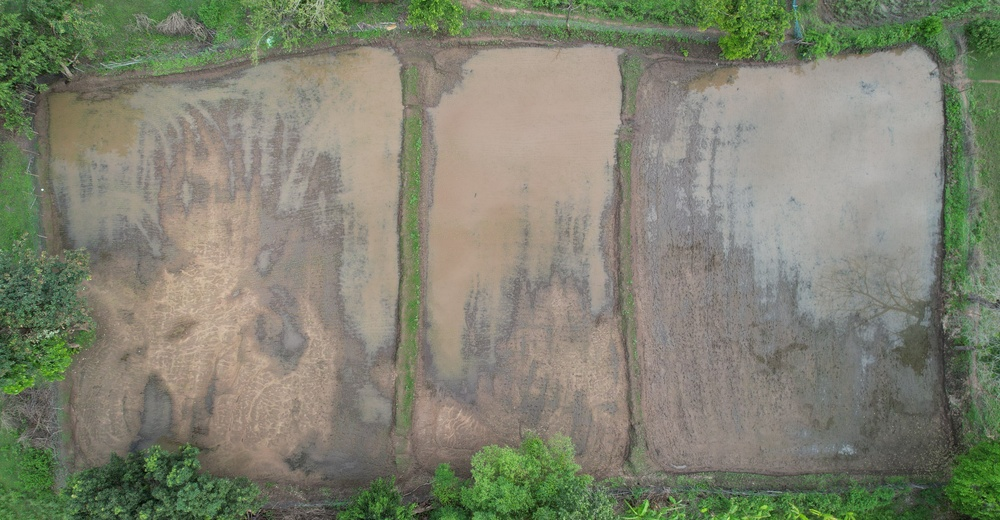
#> input picture Model/ED_Model_02/02_02.JPG, 1000 x 520 px, shrunk from 5472 x 2847 before the run
$ jupyter execute Untitled.ipynb   (older library calls are emulated)
#> lines starting #> are read from the running program, lines starting #| are printed output that depends on the picture; after the words box and inside, x2 and y2 are one past the last pixel; in counts of white or black regions, pixels touching at a corner belong together
#> further down, frame is the input picture: shape (520, 1000, 3); mean B, G, R 112.6, 130.5, 127.9
[cell 1]
import numpy as np
import os
import cv2
import matplotlib.pyplot as plt


def Canny_detector(img, weak_th=None, strong_th=None):
    """
    Applies Canny edge detection to the input image.

    Args:
    - img: Input image.
    - weak_th: Weak threshold for double thresholding step.
    - strong_th: Strong threshold for double thresholding step.

    Returns:
    - result_img: Image with strong edges marked in red and other areas in white.
    """
    # Conversion of image to grayscale
    if len(img.shape) == 3:  # Ensure input image is grayscale
        img = cv2.cvtColor(img, cv2.COLOR_BGR2GRAY)
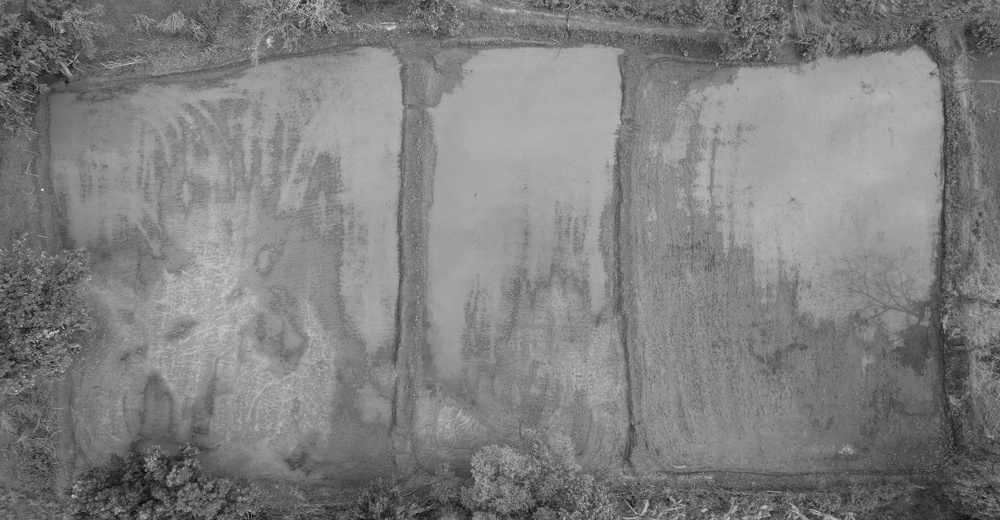
#> img: shape (520, 1000); min 5, max 252, mean 127.7

    # Noise reduction step
    img = cv2.GaussianBlur(img, (5, 5), 1.4)

    # Calculating the gradients
    gx = cv2.Sobel(np.float32(img), cv2.CV_64F, 1, 0, 3)
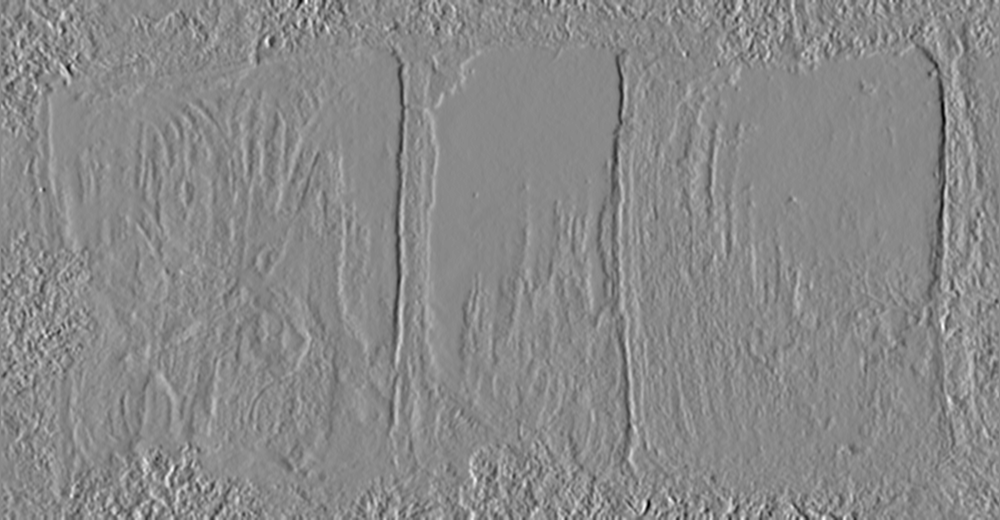
#> gx: shape (520, 1000) float64; min -212, max 182, mean 0.1; drawn with min black and max white
    gy = cv2.Sobel(np.float32(img), cv2.CV_64F, 0, 1, 3)
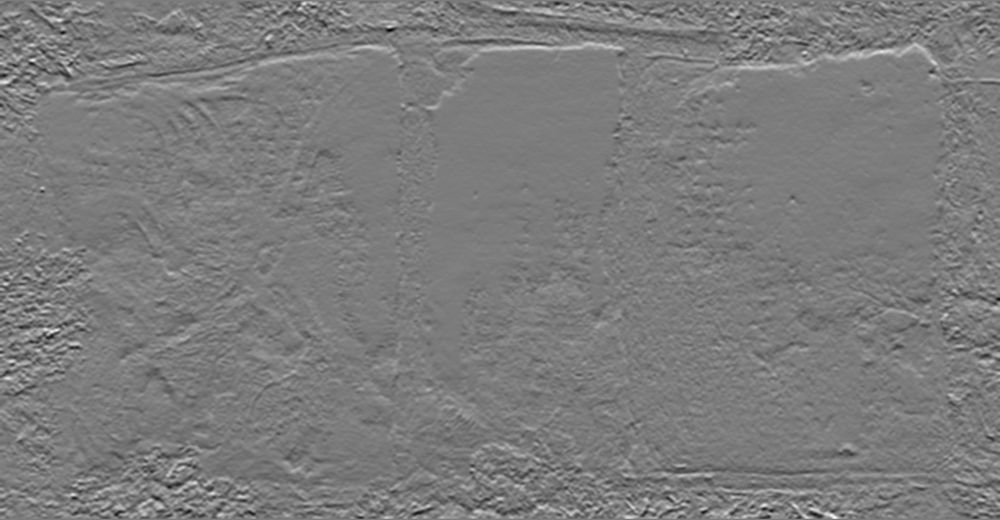
#> gy: shape (520, 1000) float64; min -193, max 202, mean -0.3; drawn with min black and max white

    # Conversion of Cartesian coordinates to polar
    mag, ang = cv2.cartToPolar(gx, gy, angleInDegrees=True)
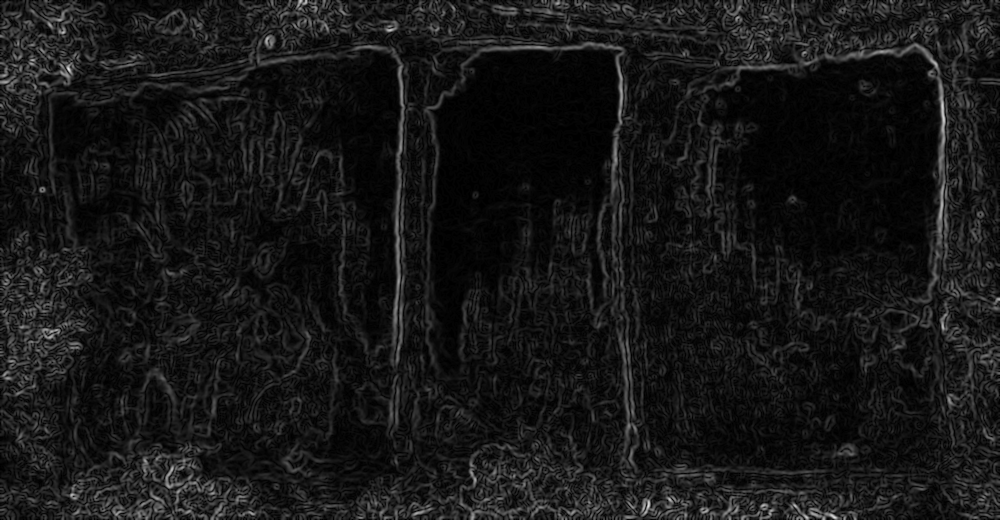
#> mag: shape (520, 1000) float64; min 0, max 224.5, mean 22.9
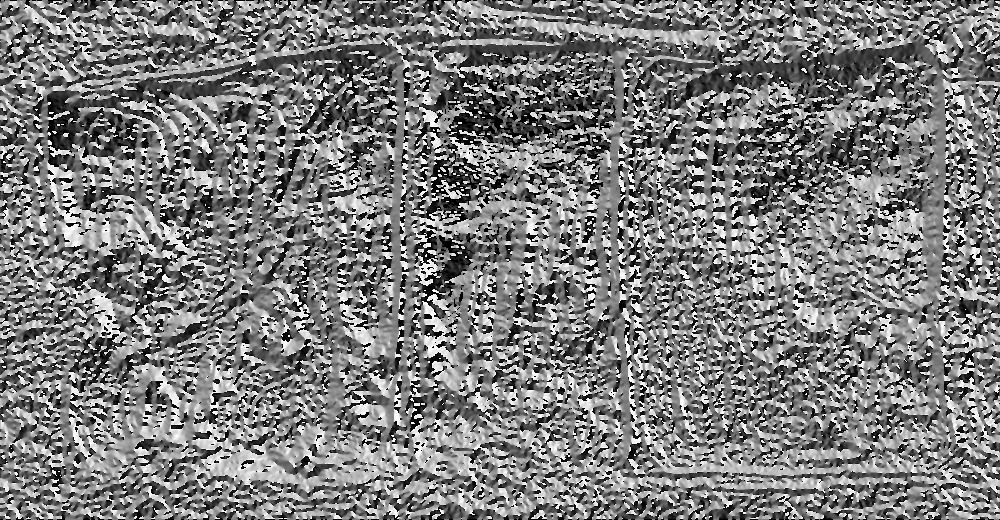
#> ang: shape (520, 1000) float64; min 0, max 359.5, mean 175.9; drawn with min black and max white

    # Setting default thresholds if not provided
    mag_max = np.max(mag)
#> mag_max = 224.5
    if weak_th is None:
        weak_th = mag_max * 0.1
#> weak_th = 22.45
    if strong_th is None:
        strong_th = mag_max * 0.5
#> strong_th = 112.3

    # Apply double thresholding
    _, strong_ids = cv2.threshold(mag, strong_th, 255, cv2.THRESH_BINARY)
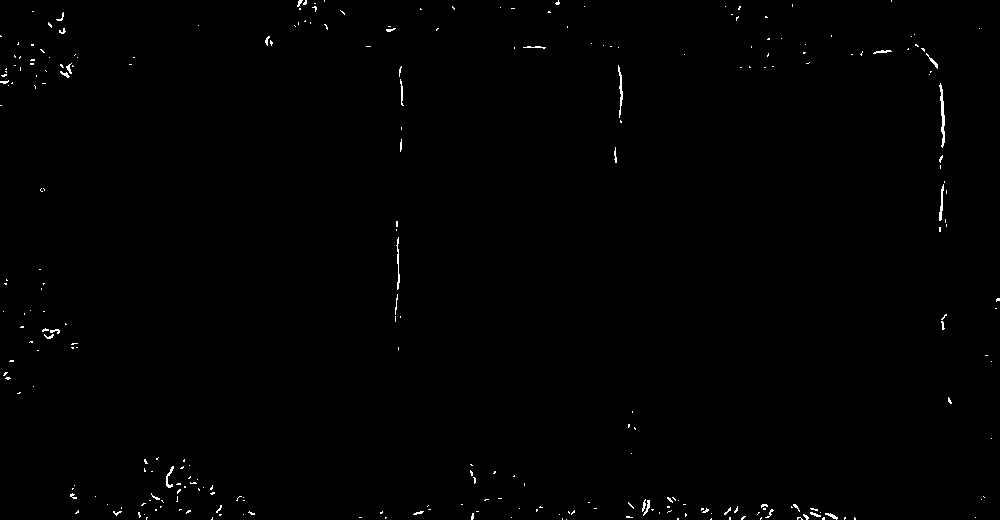
#> strong_ids: shape (520, 1000) float64; 0.49% white in thin lines or dots
    strong_ids = strong_ids.astype(np.uint8)
#> strong_ids: shape (520, 1000); 0.49% white in thin lines or dots

    # Create a result image
    result_img = np.zeros((img.shape[0], img.shape[1], 3), dtype=np.uint8)
    result_img[strong_ids > 0] = [0, 0, 255]  # Strong edges in red

    return result_img


frame = cv2.imread('02_02.JPG')

# calling the designed function for
# finding edges
canny_img = Canny_detector(frame)

# Displaying the input and output image
plt.figure()
f, plots = plt.subplots(2, 1)
plots[0].imshow(cv2.cvtColor(frame, cv2.COLOR_BGR2RGB))
plots[1].imshow(cv2.cvtColor(canny_img, cv2.COLOR_BGR2RGB))
plt.show()
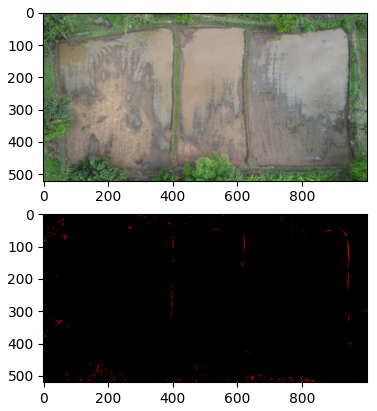
#> figure drawn by matplotlib, 2 panels

$ run again, with Model/ED_Model_02/02_01.JPG copied over Model/ED_Model_02/02_02.JPG
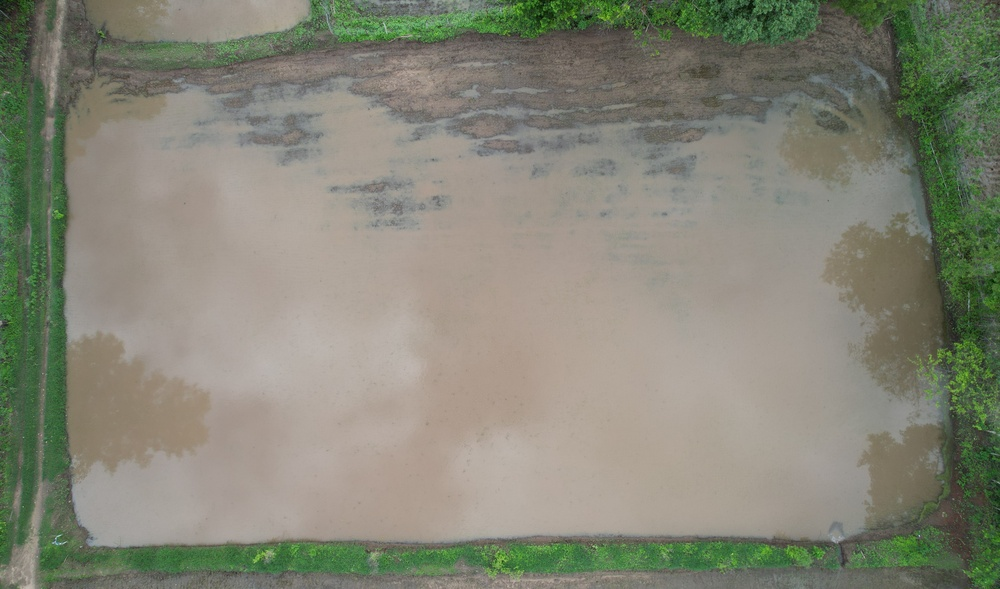
#> input picture Model/ED_Model_02/02_01.JPG, 1000 x 589 px, shrunk from 5472 x 3222 before the run
#> frame is the input picture: shape (589, 1000, 3); mean B, G, R 118.1, 133.3, 132.4
#> mag_max = 164.3
#> weak_th = 16.43
#> strong_th = 82.17
#> in Canny_detector, `_, strong_ids = cv2.threshold(mag, strong_th, 255, cv2.THRESH_BINARY)`:
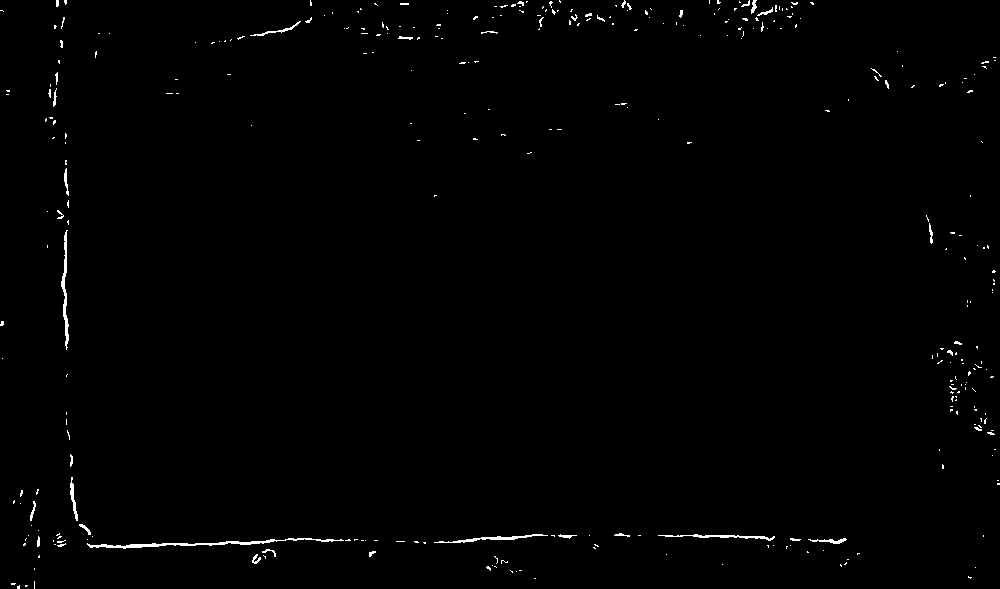
#> strong_ids: shape (589, 1000) float64; 0.73% white in thin lines or dots
#> `plt.show()`:
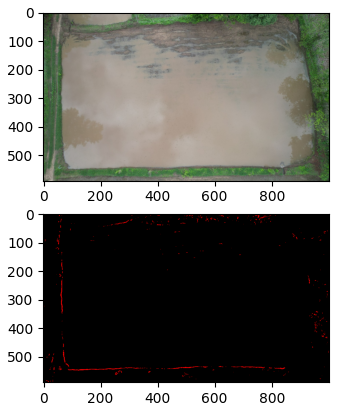
#> figure drawn by matplotlib, 2 panels

$ run again, with Model/ED_Model_02/02_03.JPG copied over Model/ED_Model_02/02_02.JPG
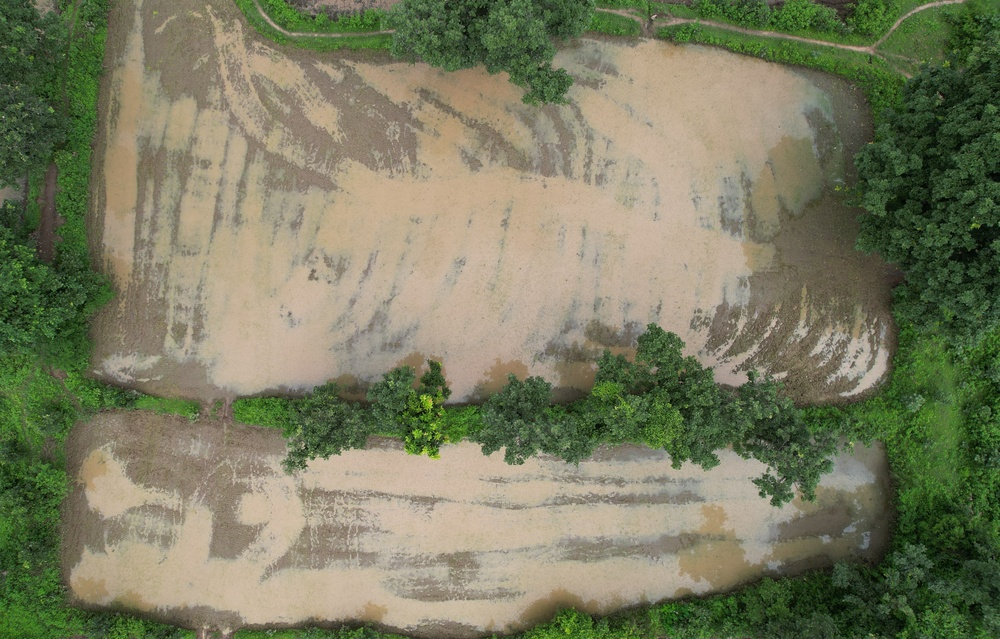
#> input picture Model/ED_Model_02/02_03.JPG, 1000 x 639 px, shrunk from 4905 x 3132 before the run
#> frame is the input picture: shape (639, 1000, 3); mean B, G, R 96.3, 123.5, 121.8
#> mag_max = 242.4
#> weak_th = 24.24
#> strong_th = 121.2
#> `plt.show()`:
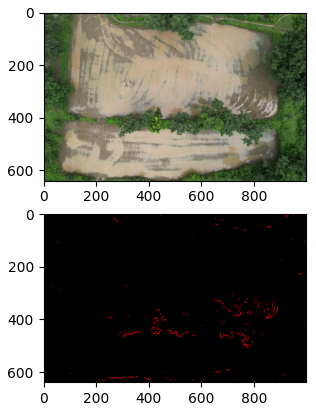
#> figure drawn by matplotlib, 2 panels
